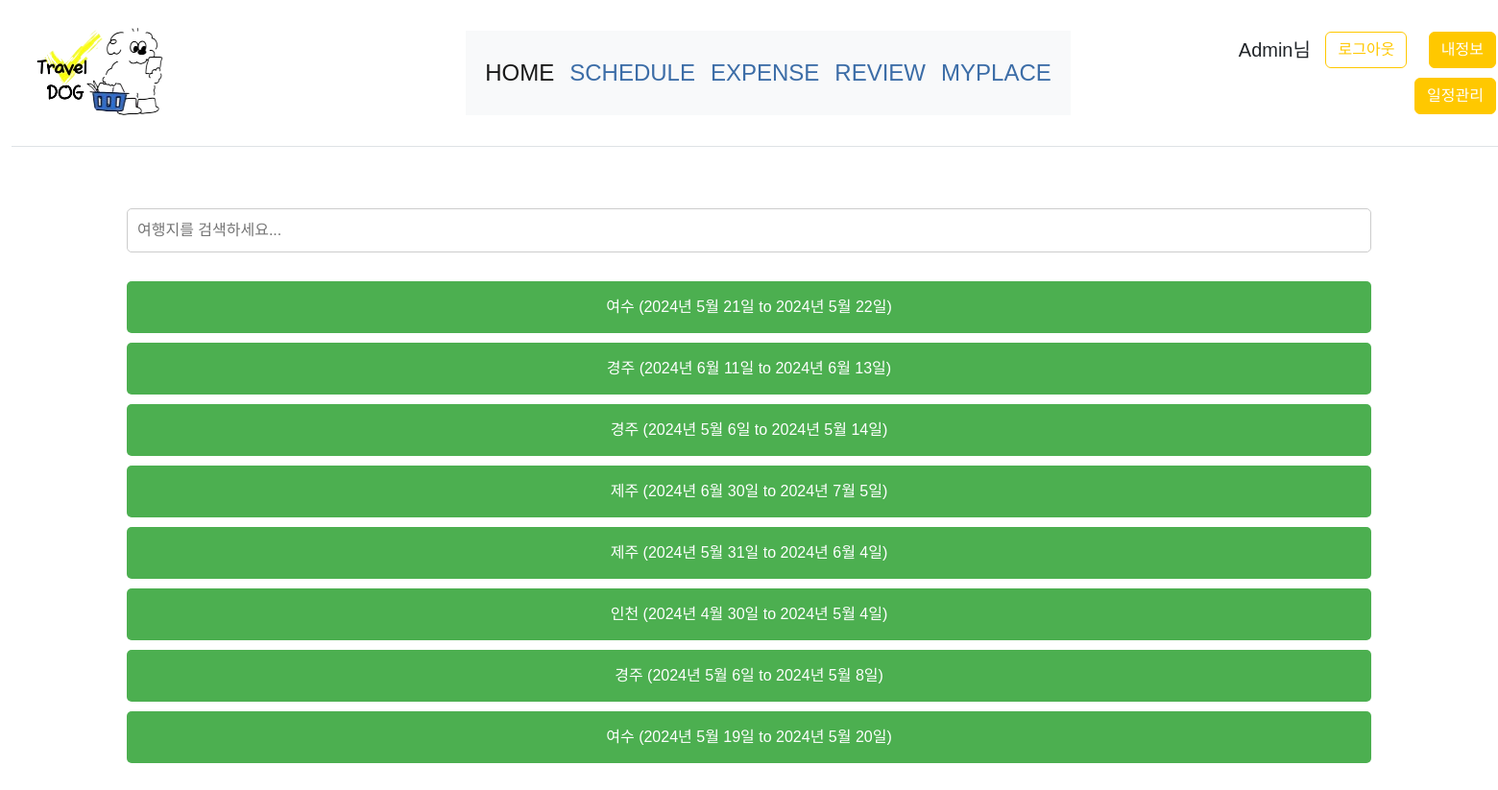
/expense/ (signed in), run on an earlier commit of the app's database.
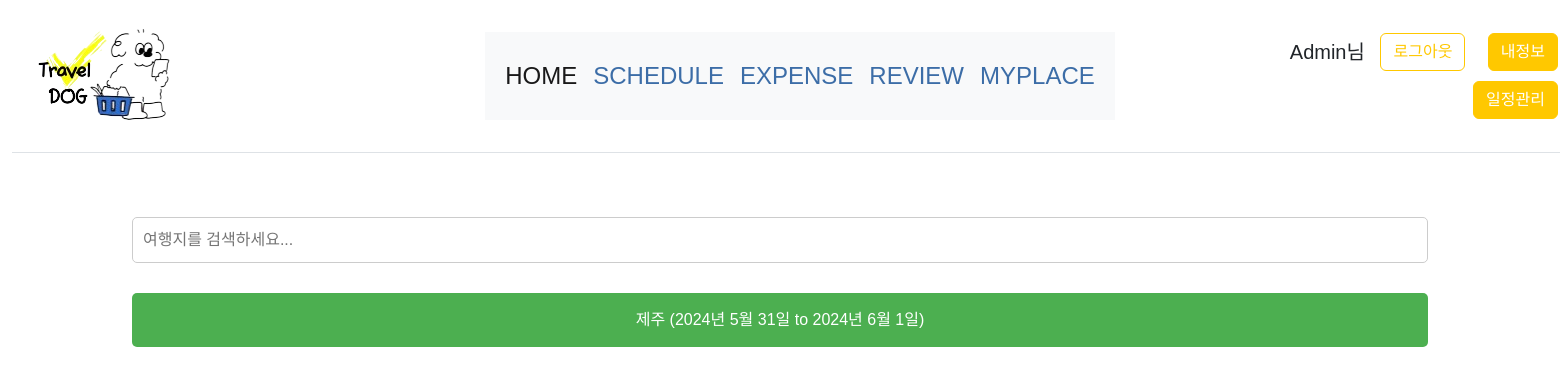
And on a later commit of the database.
### trips/models.py (models this page shows, shortened)
class Trip(models.Model):
    user = models.ForeignKey(User, on_delete=models.CASCADE)
    region = models.ForeignKey(Region, on_delete=models.CASCADE)
    start_date = models.DateField()
    end_date = models.DateField()

class Region(models.Model):
    name = models.CharField(max_length=100)
    image = models.FileField(upload_to='symbol/', blank=True, null=True)

### expense/views.py (the view)
# urls.py: path("", views.index),
def index(request):
    username = request.user.username
    trip_list = list(Trip.objects.filter(user=request.user))
    content = {
        'username':username,
        'trip_list':trip_list,
    }
    return render(request, 'expense/index.html', content)

### template/expense/index.html (shortened to what this page needs)
{% extends 'index.html' %}
{% block content %}
<input type="text" id="searchBar" class="search-bar" placeholder="여행지를 검색하세요..." onkeyup="filterTrips()">
<ul id="tripList">
    {% for x in trip_list %}
    <li>
        <a class="trip-button" href="{% url 'EP:E' x.id %}">{{ x.region.name }} ({{ x.start_date }} to {{ x.end_date }})</a>
    </li>
    {% empty %}
        <li class="empty-message">여행 목록이 없습니다.</li>
    {% endfor %}
</ul>
{% endblock %}

What changed in the data, as far as the page shows it:
removed Trip: region.name "여수", start_date "2024년 5월 21일", end_date "2024년 5월 22일"
removed Trip: region.name "경주", start_date "2024년 6월 11일", end_date "2024년 6월 13일"
removed Trip: region.name "경주", start_date "2024년 5월 6일", end_date "2024년 5월 14일"
removed Trip: region.name "제주", start_date "2024년 6월 30일", end_date "2024년 7월 5일"
removed Trip: region.name "제주", start_date "2024년 5월 31일", end_date "2024년 6월 4일"
removed Trip: region.name "인천", start_date "2024년 4월 30일", end_date "2024년 5월 4일"
removed Trip: region.name "경주", start_date "2024년 5월 6일", end_date "2024년 5월 8일"
removed Trip: region.name "여수", start_date "2024년 5월 19일", end_date "2024년 5월 20일"
added Trip: region.name "제주", start_date "2024년 5월 31일", end_date "2024년 6월 1일"
